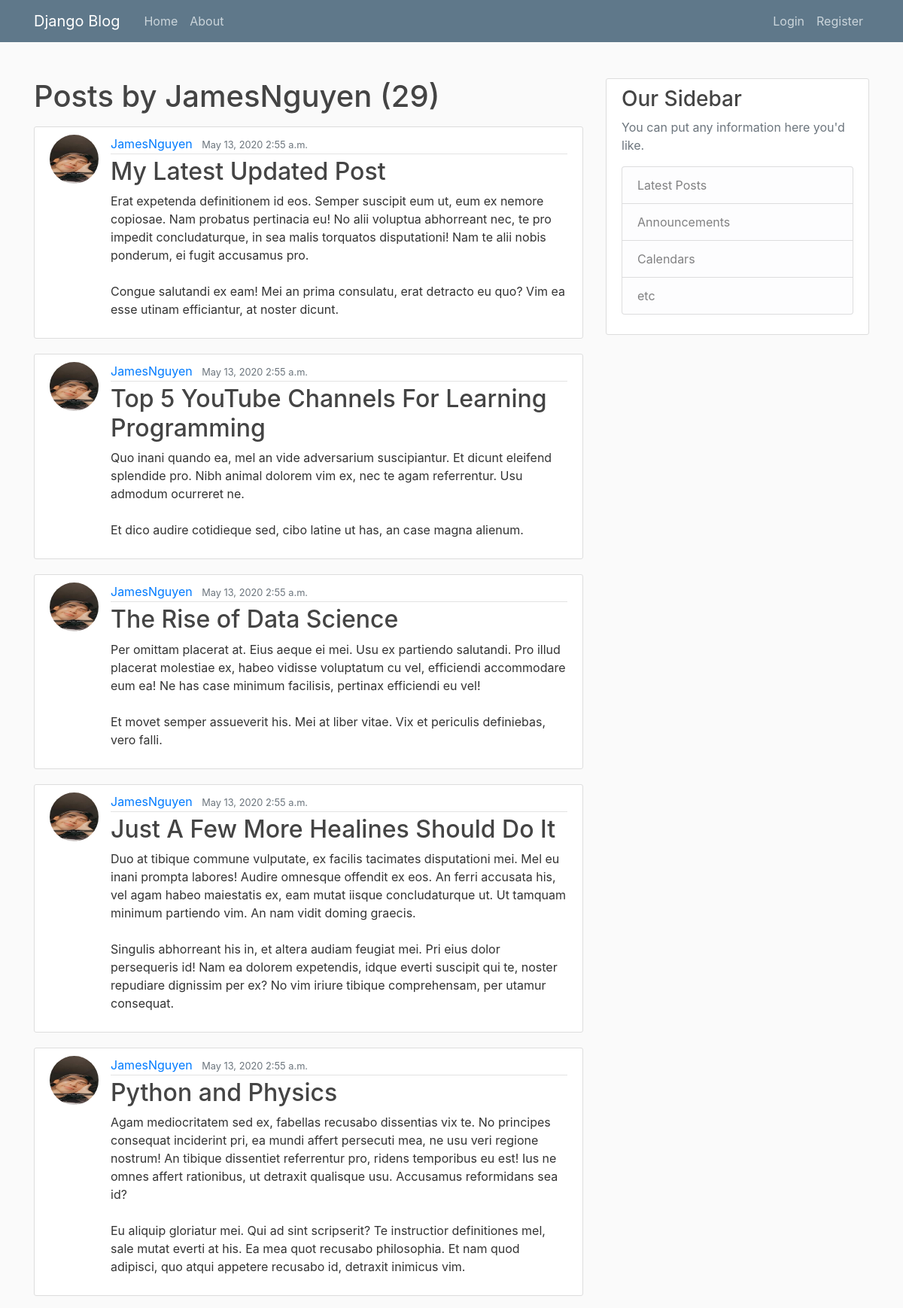
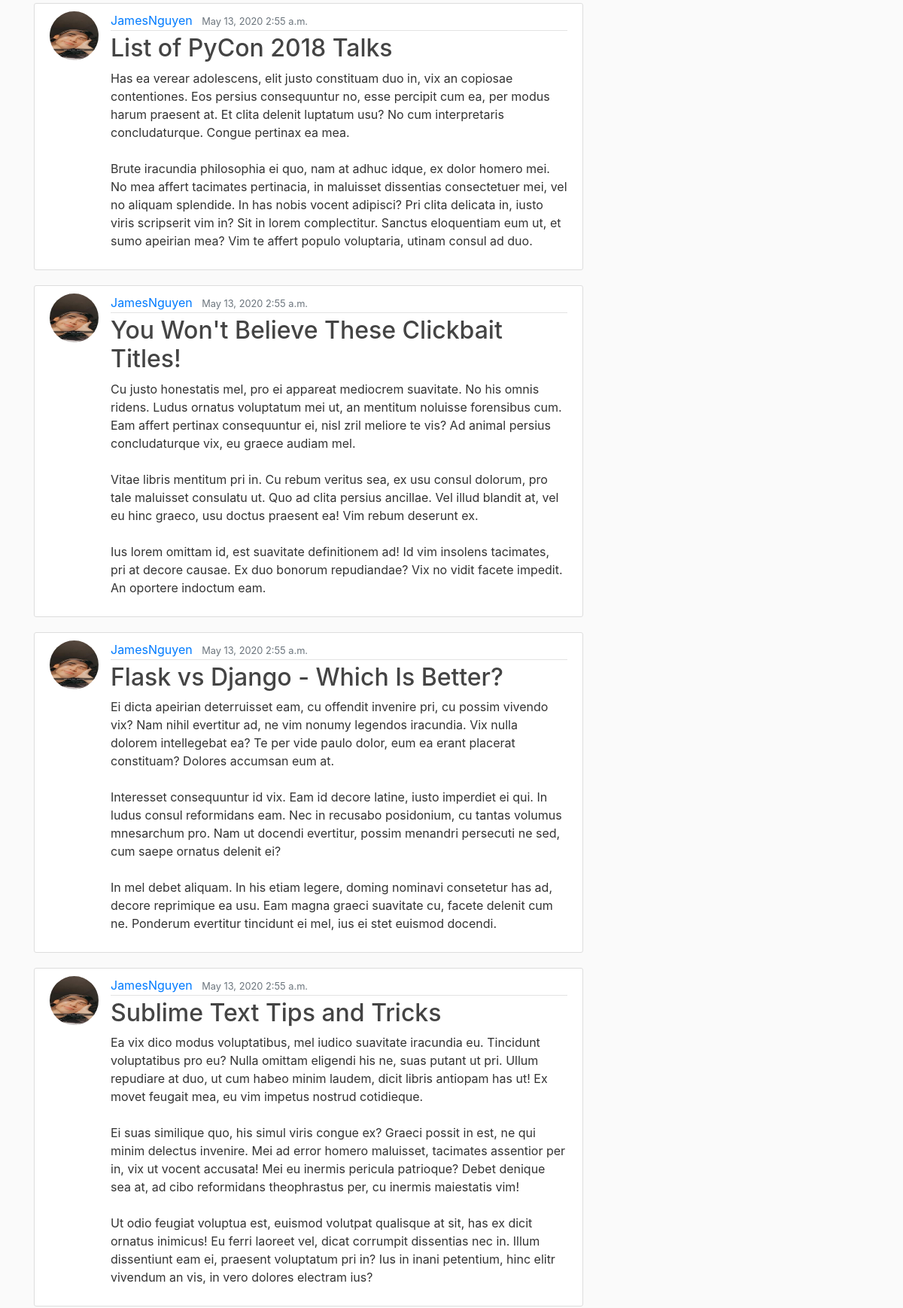
Screenshot of /user/JamesNguyen (upper part) with the database file from the repository (2 pictures, top to bottom).
### blog/models.py (models this page shows, shortened)
class Post(models.Model):
	title = models.CharField(max_length=100)
	content = models.TextField()
	date_posted = models.DateTimeField(default=timezone.now)
	author = models.ForeignKey(User, on_delete=models.CASCADE)

### users/models.py (models this page shows, shortened)
class Profile(models.Model):
	user = models.OneToOneField(User, on_delete=models.CASCADE)
	image = models.ImageField(default='default.jpg', upload_to='profile_pics')

### blog/views.py (the view)
# urls.py: path('user/<str:username>', UserPostListView.as_view(), name ='user-posts')
class UserPostListView(ListView):
	model = Post
	template_name = 'blog/user_posts.html' # <app>/<model>_<viewtype>.html
	context_object_name = 'posts'
	paginate_by = 10
	def get_queryset(self):
		user = get_object_or_404(User, username=self.kwargs.get('username'))
		return Post.objects.filter(author=user).order_by('-date_posted')

### blog/templates/blog/user_posts.html (shortened to what this page needs)
{% extends "blog/base.html" %}
{% block content %}
    <h1 class="mb-3">Posts by {{ view.kwargs.username }} ({{ page_obj.paginator.count }})</h1>
    {% for post in posts %}
        <article class="media content-section">
            <img class="rounded-circle article-img" src="{{ post.author.profile.image.url }}">
            <div class="media-body">
                <div class="article-metadata">
                    <a class="mr-2" href="{% url 'user-posts' post.author.username %}">{{ post.author }}</a>
                    <small class="text-muted">{{ post.date_posted|date:"F d, Y P"}}</small>
                </div>
                <h2><a class="article-title" href="{% url 'post-detail' post.id %}">{{ post.title }}</a></h2>
                <p class="article-content">{{ post.content }}</p>
            </div>
        </article>
    {% endfor %}
{% endblock content %}

### blog/static/blog/main.css (style rules this page uses)
body { background: #fafafa; color: #333333; margin-top: 5rem; }
h1, h2, h3, h4, h5, h6 { color: #444444; }
.content-section { background: #ffffff; padding: 10px 20px; border: 1px solid #dddddd; border-radius: 3px; margin-bottom: 20px; }
.article-title { color: #444444; }
.article-content { white-space: pre-line; }
.article-img { height: 65px; width: 65px; margin-right: 16px; }
.article-metadata { padding-bottom: 1px; margin-bottom: 4px; border-bottom: 1px solid #e3e3e3 }

### rows the page displays
Post: author.profile.image (picture), author "JamesNguyen", date_posted "May 13, 2020 2:55 a.m.", title "My Latest Updated Post", content "Erat expetenda definitionem id eos. Semper suscipit eum ut, eum ex nemore copiosae. Nam probatus pertinacia eu! No alii voluptua abhorreant nec, te pro impedit concludaturque, in sea malis torquatos disputationi! Nam te alii nobis ponderum, ei fugit accusamus pro. Congue salutandi ex eam! Mei an prima consulatu, erat detracto eu quo? Vim ea esse utinam efficiantur, at noster dicunt."
Post: author.profile.image (picture), author "JamesNguyen", date_posted "May 13, 2020 2:55 a.m.", title "Top 5 YouTube Channels For Learning Programming", content "Quo inani quando ea, mel an vide adversarium suscipiantur. Et dicunt eleifend splendide pro. Nibh animal dolorem vim ex, nec te agam referrentur. Usu admodum ocurreret ne. Et dico audire cotidieque sed, cibo latine ut has, an case magna alienum."
Post: author.profile.image (picture), author "JamesNguyen", date_posted "May 13, 2020 2:55 a.m.", title "The Rise of Data Science", content "Per omittam placerat at. Eius aeque ei mei. Usu ex partiendo salutandi. Pro illud placerat molestiae ex, habeo vidisse voluptatum cu vel, efficiendi accommodare eum ea! Ne has case minimum facilisis, pertinax efficiendi eu vel! Et movet semper assueverit his. Mei at liber vitae. Vix et periculis definiebas, vero falli."
Post: author.profile.image (picture), author "JamesNguyen", date_posted "May 13, 2020 2:55 a.m.", title "Just A Few More Healines Should Do It", content "Duo at tibique commune vulputate, ex facilis tacimates disputationi mei. Mel eu inani prompta labores! Audire omnesque offendit ex eos. An ferri accusata his, vel agam habeo maiestatis ex, eam mutat iisque concludaturque ut. Ut tamquam minimum partiendo vim. An nam vidit doming graecis. Singulis abhorreant his in, et altera audiam feugiat mei. Pri eius dolor persequeris id! Nam ea dolorem expetendis, idque everti suscipit qui te, noster repudiare dignissim per ex? No vim iriure tibique comprehensam, per utamur consequat."
Post: author.profile.image (picture), author "JamesNguyen", date_posted "May 13, 2020 2:55 a.m.", title "Python and Physics", content "Agam mediocritatem sed ex, fabellas recusabo dissentias vix te. No principes consequat inciderint pri, ea mundi affert persecuti mea, ne usu veri regione nostrum! An tibique dissentiet referrentur pro, ridens temporibus eu est! Ius ne omnes affert rationibus, ut detraxit qualisque usu. Accusamus reformidans sea id? Eu aliquip gloriatur mei. Qui ad sint scripserit? Te instructior definitiones mel, sale mutat everti at his. Ea mea quot recusabo philosophia. Et nam quod adipisci, quo atqui appetere recusabo id, detraxit inimicus vim."
Post: author.profile.image (picture), author "JamesNguyen", date_posted "May 13, 2020 2:55 a.m.", title "List of PyCon 2018 Talks", content "Has ea verear adolescens, elit justo constituam duo in, vix an copiosae contentiones. Eos persius consequuntur no, esse percipit cum ea, per modus harum praesent at. Et clita delenit luptatum usu? No cum interpretaris concludaturque. Congue pertinax ea mea. Brute iracundia philosophia ei quo, nam at adhuc idque, ex dolor homero mei. No mea affert tacimates pertinacia, in maluisset dissentias consectetuer mei, vel no aliquam splendide. In has nobis vocent adipisci? Pri clita delicata in, iusto viris scripserit vim in? Sit in lorem complectitur. Sanctus eloquentiam eum ut, et sumo apeirian mea? Vim te affert populo voluptaria, utinam consul ad duo."
Post: author.profile.image (picture), author "JamesNguyen", date_posted "May 13, 2020 2:55 a.m.", title "You Won't Believe These Clickbait Titles!", content "Cu justo honestatis mel, pro ei appareat mediocrem suavitate. No his omnis ridens. Ludus ornatus voluptatum mei ut, an mentitum noluisse forensibus cum. Eam affert pertinax consequuntur ei, nisl zril meliore te vis? Ad animal persius concludaturque vix, eu graece audiam mel. Vitae libris mentitum pri in. Cu rebum veritus sea, ex usu consul dolorum, pro tale maluisset consulatu ut. Quo ad clita persius ancillae. Vel illud blandit at, vel eu hinc graeco, usu doctus praesent ea! Vim rebum deserunt ex. Ius lorem omittam id, est suavitate definitionem ad! Id vim insolens tacimates, pri at decore causae. Ex duo bonorum repudiandae? Vix no vidit facete impedit. An oportere indoctum eam."
Post: author.profile.image (picture), author "JamesNguyen", date_posted "May 13, 2020 2:55 a.m.", title "Flask vs Django - Which Is Better?", content "Ei dicta apeirian deterruisset eam, cu offendit invenire pri, cu possim vivendo vix? Nam nihil evertitur ad, ne vim nonumy legendos iracundia. Vix nulla dolorem intellegebat ea? Te per vide paulo dolor, eum ea erant placerat constituam? Dolores accumsan eum at. Interesset consequuntur id vix. Eam id decore latine, iusto imperdiet ei qui. In ludus consul reformidans eam. Nec in recusabo posidonium, cu tantas volumus mnesarchum pro. Nam ut docendi evertitur, possim menandri persecuti ne sed, cum saepe ornatus delenit ei? In mel debet aliquam. In his etiam legere, doming nominavi consetetur has ad, decore reprimique ea usu. Eam magna graeci suavitate cu, facete delenit cum ne. Ponderum…"
Post: author.profile.image (picture), author "JamesNguyen", date_posted "May 13, 2020 2:55 a.m.", title "Sublime Text Tips and Tricks", content "Ea vix dico modus voluptatibus, mel iudico suavitate iracundia eu. Tincidunt voluptatibus pro eu? Nulla omittam eligendi his ne, suas putant ut pri. Ullum repudiare at duo, ut cum habeo minim laudem, dicit libris antiopam has ut! Ex movet feugait mea, eu vim impetus nostrud cotidieque. Ei suas similique quo, his simul viris congue ex? Graeci possit in est, ne qui minim delectus invenire. Mei ad error homero maluisset, tacimates assentior per in, vix ut vocent accusata! Mei eu inermis pericula patrioque? Debet denique sea at, ad cibo reformidans theophrastus per, cu inermis maiestatis vim! Ut odio feugiat voluptua est, euismod volutpat qualisque at sit, has ex dicit ornatus inimicus! Eu…"

### other values shown
{{ view.kwargs.username }} "JamesNguyen"
{{ page_obj.paginator.count }} "29"
